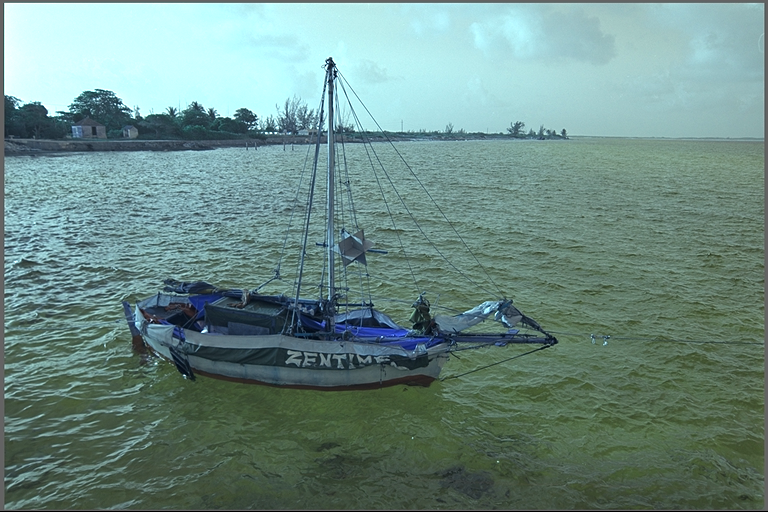
#> input picture Image/6.png, 768 x 512 px, found by its file name
$ python test.py
#> lines starting #> are read from the running program, lines starting #| are printed output that depends on the picture
import cv2
import matplotlib.pyplot as plt
import numpy as np
from scipy.signal import convolve2d
import math

image_path = r'D:\py\Digital_Image_Processing\Image\6.png'
I = cv2.imread(image_path, cv2.IMREAD_COLOR_RGB)
#> I is the input picture: shape (512, 768, 3); mean B, G, R 133.2, 139.3, 108.8

r, g, b = I[:,:,0] / 255.0, I[:,:,1] / 255.0, I[:,:,2] / 255.0

def gamma_correct(c):
    return np.where(c > 0.04045, ((c + 0.055) / 1.055) ** 2.4, c / 12.92)

R = gamma_correct(r)
G = gamma_correct(g)
B = gamma_correct(b)

X = 0.4124 * R + 0.3567 * G + 0.1805 * B
Y = 0.2126 * R + 0.7152 * G + 0.0722 * B
Z = 0.0193 * R + 0.1192 * G + 0.9505 * B


Xn, Yn, Zn = 0.95047, 1.00000, 1.08883
x = X / Xn
y = Y / Yn
z = Z / Zn

def f(t):
    delta = 6/29
    return np.where(t > delta**3, t ** (1/3), (t / (3 * delta**2)) + 4/29)

fx = f(x)
fy = f(y)
fz = f(z)

L = 116 * fy - 16
a = 500 * (fx - fy)
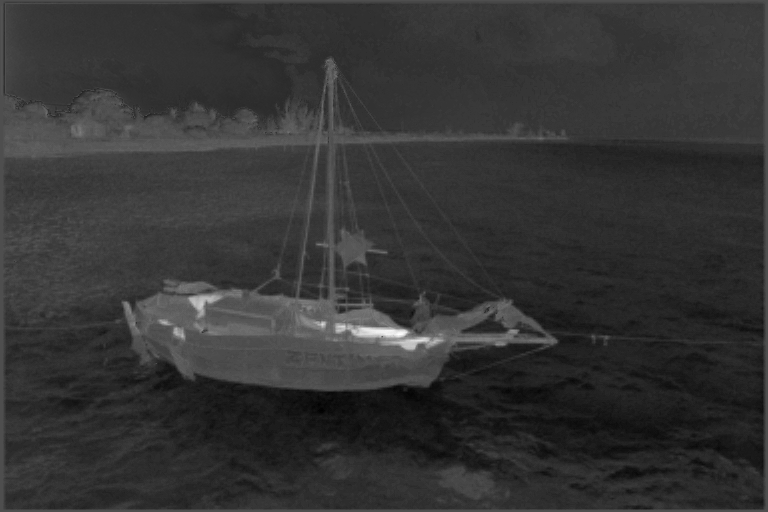
#> a: shape (512, 768) float64; min -23.43, max 52.03, mean -7.8; drawn with min black and max white
b = 200 * (fy - fz)
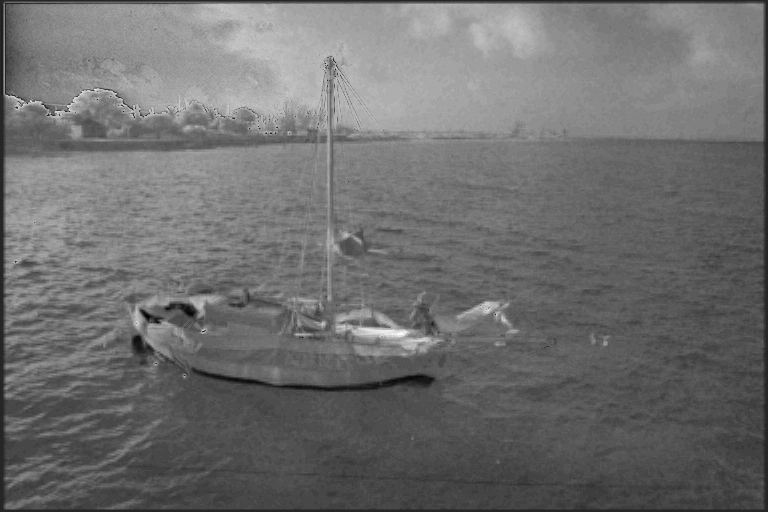
#> b: shape (512, 768) float64; min -8.12, max 46.19, mean 15.5; drawn with min black and max white

L = np.zeros_like(fy)

lab_image = np.stack([L, a, b], axis=-1)
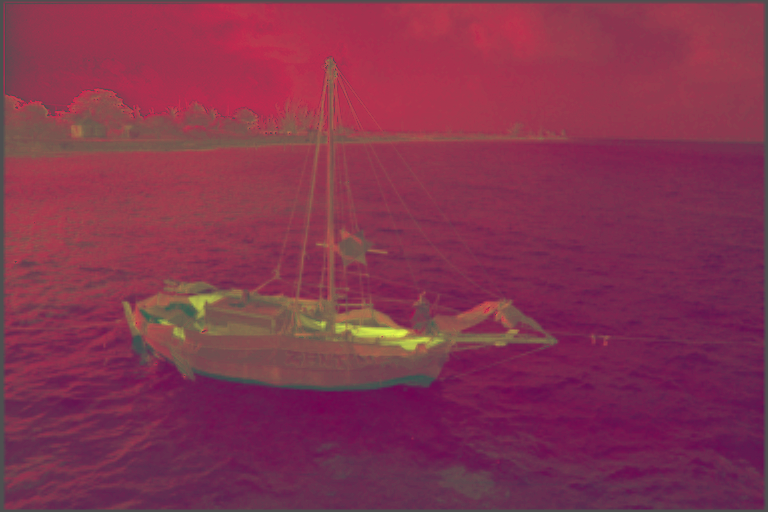
#> lab_image: shape (512, 768, 3) float64; mean of channels 0, 1, 2 0, -7.8, 15.5; drawn with min black and max white

L_vis = np.clip(L * (255 / 100), 0, 255)
a_vis = np.clip(a + 128, 0, 255)
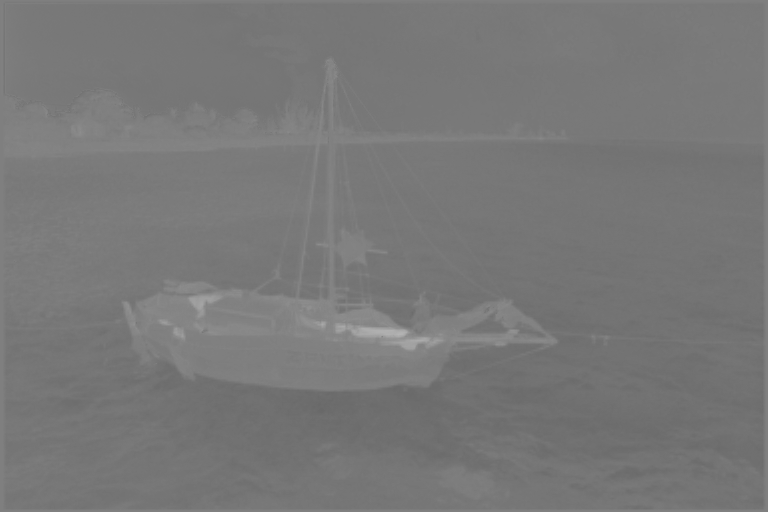
#> a_vis: shape (512, 768) float64; min 104.6, max 180, mean 120.2
b_vis = np.clip(b + 128, 0, 255)
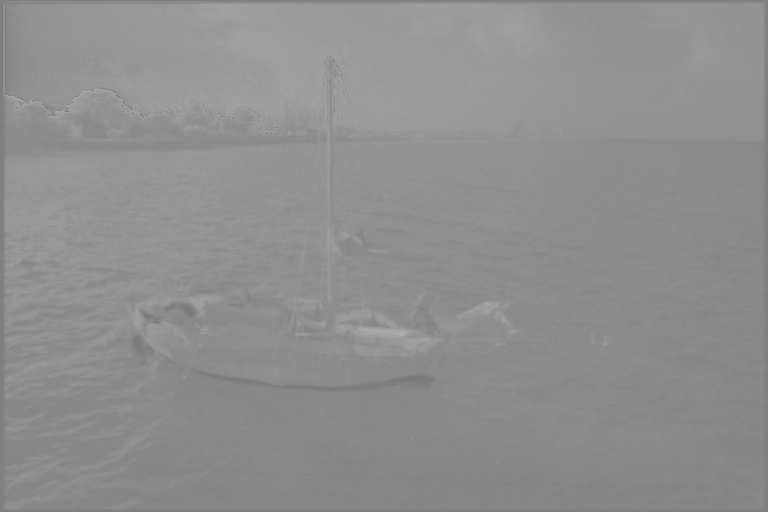
#> b_vis: shape (512, 768) float64; min 119.9, max 174.2, mean 143.5
lab_vis = np.stack([L_vis, a_vis, b_vis], axis=-1).astype(np.uint8)
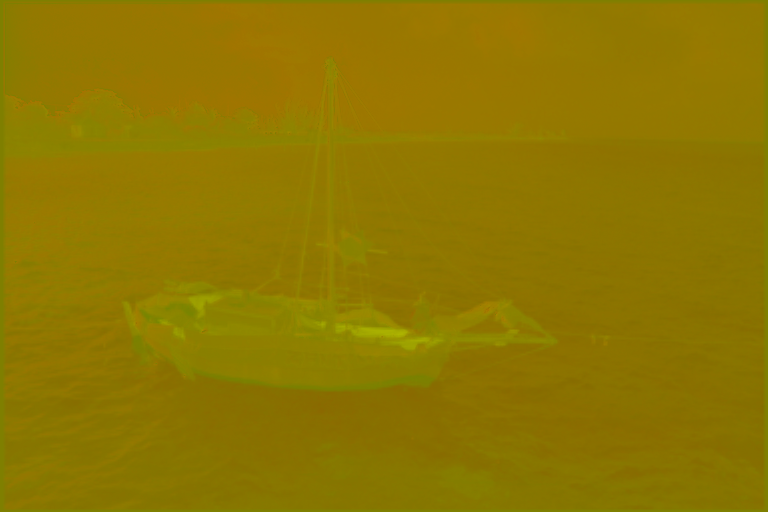
#> lab_vis: shape (512, 768, 3); mean of channels 0, 1, 2 0, 119.7, 143; drawn as B, G, R

def kmeans_manual (data, K,  max_iters = 100, tol = 1e-4):

    N, D = data.shape

    np.random.seed(42) # Make the random is same with other time
    initial_indices = np.random.choice(N, K, replace = False) # No same value for same point
    centeroids = data[initial_indices]

    for iter in range(max_iters):
        # Calculate distance and labels
        distance = np.linalg.norm(data[:, np.newaxis] - centeroids, axis=2)
        labels = np.argmin(distance, axis=1)

        new_centeroid = np.zeros((K, D))
        for k in range(K):
            clustered_point = data[labels == k]
            if len(clustered_point) > 0:
                new_centeroid[k] = np.mean(clustered_point, axis = 0)
            else:
                new_centeroid[k] = data[np.random.choice(N)]

        if np.linalg.norm(new_centeroid - centeroids) < tol:
            break

        centeroids = new_centeroid

    return labels, centeroids

ab = np.stack([a, b], axis=-1)
h, w, _ = ab.shape
#> h = 512; w = 768
ab_flat = ab.reshape((-1, 2))
#> ab_flat = 393216 pairs, first value -23.43 to 52.03, second value -8.12 to 46.19

labels, centroids = kmeans_manual(ab_flat, K=3)
#> in kmeans_manual, `centeroids = data[initial_indices]`: centeroids = [[-5.39, 5.33], [-6.18, 17.71], [-21.02, 10.46]]
#> centroids = [[2.11, 12.22], [-6.53, 22.43], [-11.85, 10.2]]

segmentation = labels.reshape((h, w))
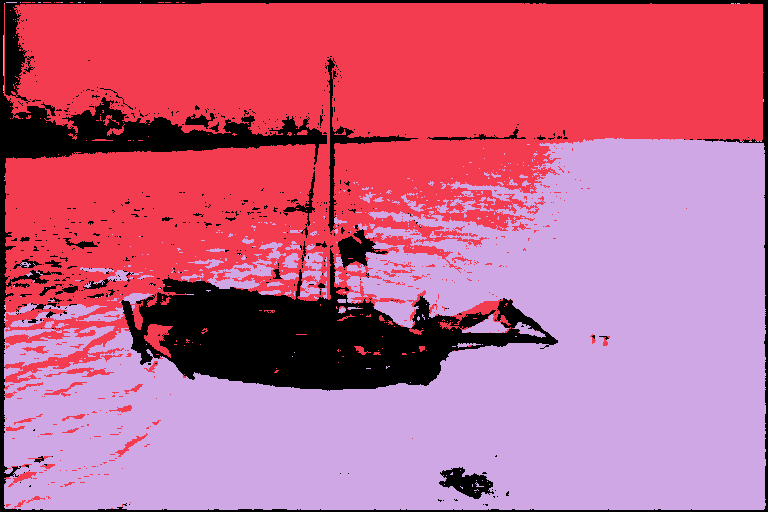
#> segmentation: shape (512, 768) int64; 3 distinct labels, from 0 to 2; one colour per label, 0 black

plt.figure(figsize=(12, 6))
plt.subplot(1, 3, 1)
plt.imshow(I)
plt.title("Original RGB Image")
plt.axis('off')

plt.subplot(1, 3, 2)
plt.imshow(lab_vis, cmap="gray")
plt.title("Converted L*a*b* Image")
plt.axis('off')

plt.subplot(1, 3, 3)
plt.imshow(segmentation, cmap='gray')
plt.axis('off')
#> (the run stopped early here; a loop or call above may not have finished)

$ run again, with Image/1.png copied over Image/6.png
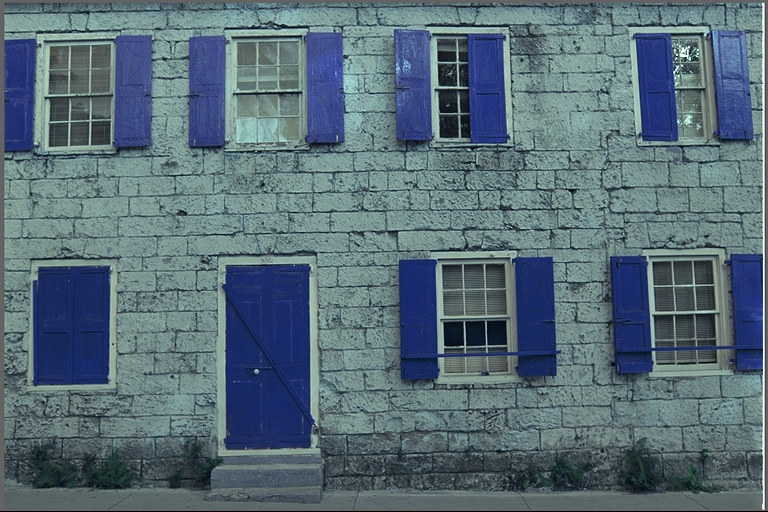
#> input picture Image/1.png, 768 x 512 px, found by its file name
#> I is the input picture: shape (512, 768, 3); mean B, G, R 119.8, 108.7, 88.4
#> `lab_vis = np.stack([L_vis, a_vis, b_vis], axis=-1).astype(np.uint8)`:
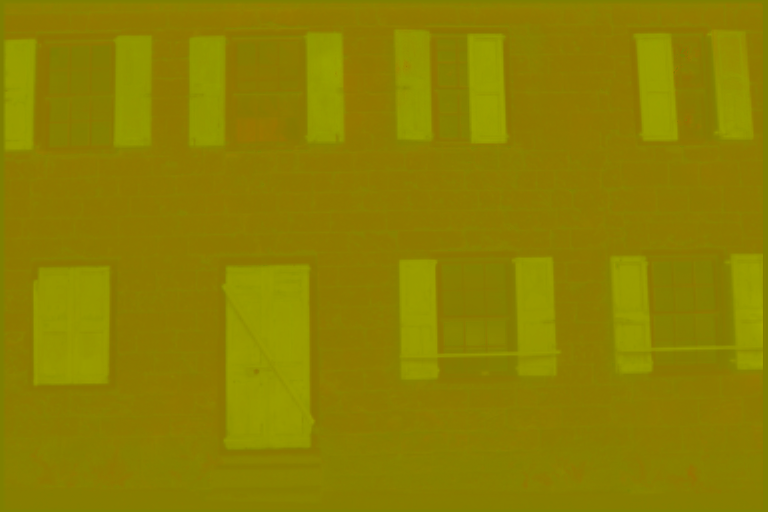
#> lab_vis: shape (512, 768, 3); mean of channels 0, 1, 2 0, 128.9, 141.1; drawn as B, G, R
#> ab_flat = 393216 pairs, first value -15.41 to 36.73, second value -2.84 to 38.98
#> in kmeans_manual, `centeroids = data[initial_indices]`: centeroids = [[-0.119, 7.34], [-1.32, 5.06], [-6.49, 8.62]]
#> centroids = [[24.1, 22.19], [-0.665, 8.21], [-5.21, 13.77]]
#> `segmentation = labels.reshape((h, w))`:
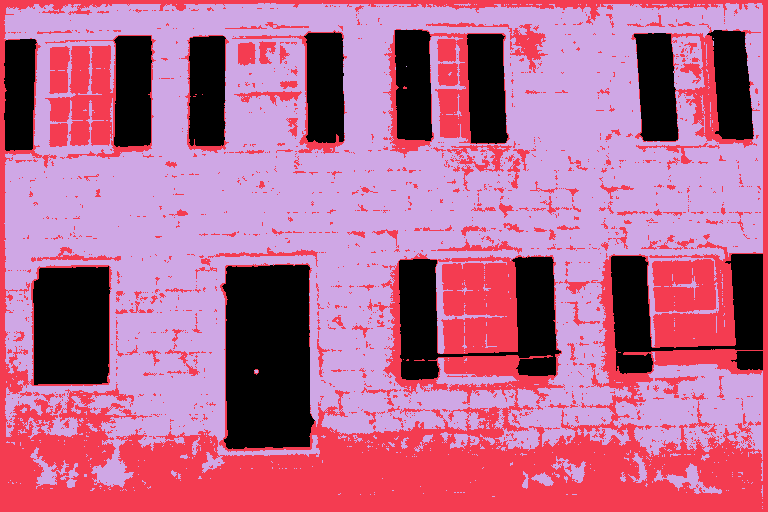
#> segmentation: shape (512, 768) int64; 3 distinct labels, from 0 to 2; one colour per label, 0 black

$ run again, with Image/10.png copied over Image/6.png
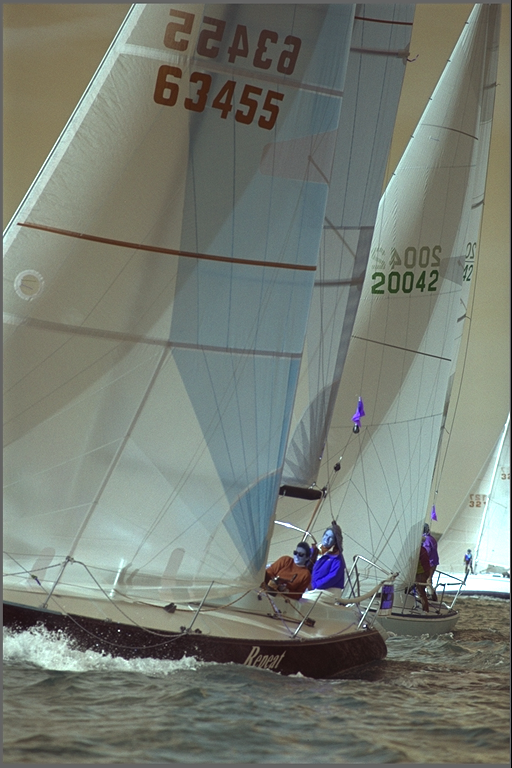
#> input picture Image/10.png, 512 x 768 px, found by its file name
#> I is the input picture: shape (768, 512, 3); mean B, G, R 115.6, 124.8, 118.3
#> `lab_vis = np.stack([L_vis, a_vis, b_vis], axis=-1).astype(np.uint8)`:
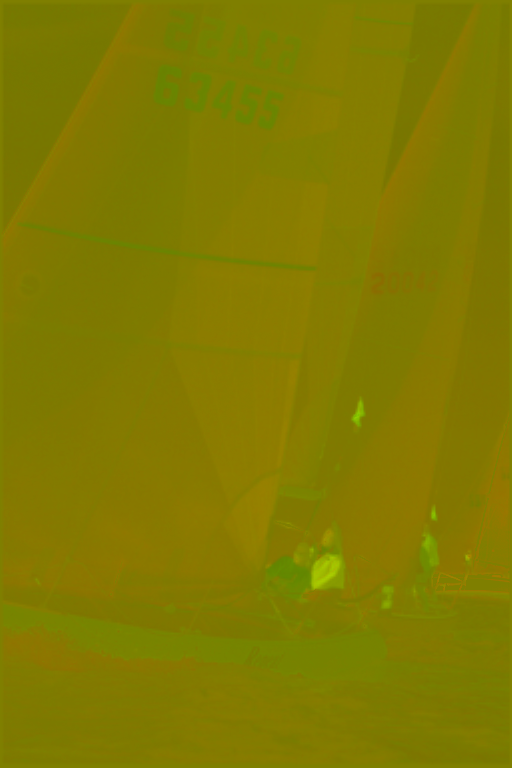
#> lab_vis: shape (768, 512, 3); mean of channels 0, 1, 2 0, 123, 129.7; drawn as B, G, R
#> ab_flat = 393216 pairs, first value -21.41 to 76.18, second value -30.45 to 50.06
#> in kmeans_manual, `centeroids = data[initial_indices]`: centeroids = [[-2.28, -3.38], [-6.15, 3.22], [4.71, -6.68]]
#> centroids = [[-5.52, -1.2], [-4.74, 8.99], [5.83, -8.17]]
#> `segmentation = labels.reshape((h, w))`:
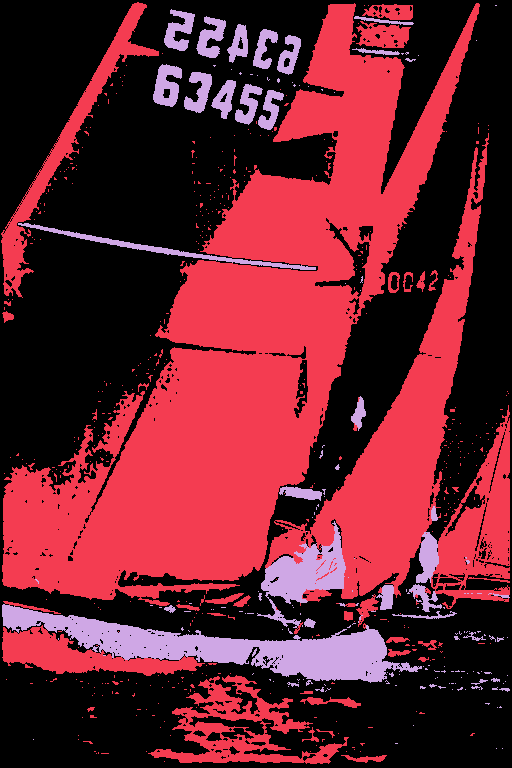
#> segmentation: shape (768, 512) int64; 3 distinct labels, from 0 to 2; one colour per label, 0 black

$ run again, with Image/11.png copied over Image/6.png
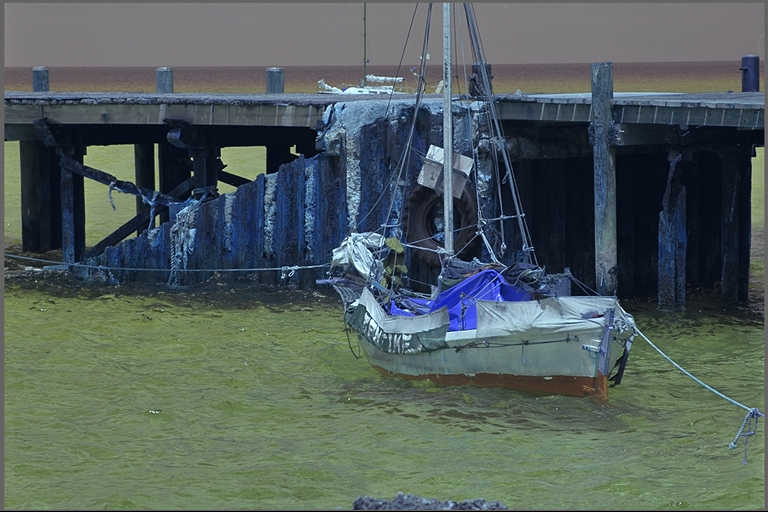
#> input picture Image/11.png, 768 x 512 px, found by its file name
#> I is the input picture: shape (512, 768, 3); mean B, G, R 93, 95.1, 82.3
#> ab_flat = 393216 pairs, first value -26.1 to 61.14, second value -20.94 to 50.7
#> in kmeans_manual, `centeroids = data[initial_indices]`: centeroids = [[-19.01, 8.61], [-2.11, 5.89], [-13.88, 7.51]]
#> centroids = [[-15.1, 6.6], [9.26, 17.13], [1.63, 2.68]]
#> `segmentation = labels.reshape((h, w))`:
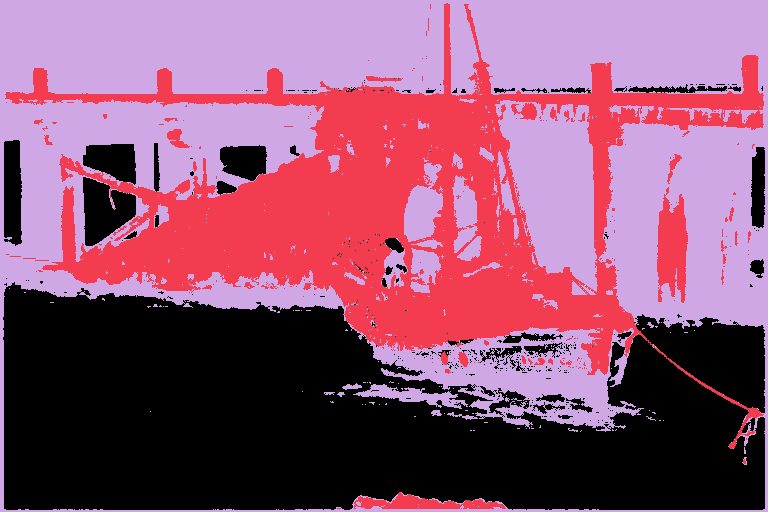
#> segmentation: shape (512, 768) int64; 3 distinct labels, from 0 to 2; one colour per label, 0 black
